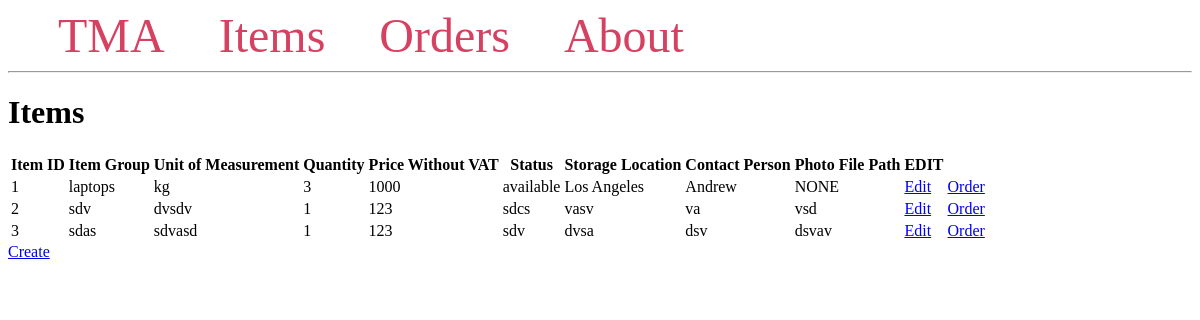
The app's page /items/ with its own data.
### tables this page shows
CREATE TABLE Items (
    ItemID INTEGER PRIMARY KEY,
    ItemGroup VARCHAR(255) NOT NULL,
    UnitOfMeasurement VARCHAR(255) NOT NULL,
    Quantity INTEGER NOT NULL,
    PriceWithoutVAT DECIMAL(10, 2) NOT NULL,
    Status VARCHAR(255) NOT NULL,
    StorageLocation VARCHAR(255),
    ContactPerson TEXT,
    PhotoFilePath VARCHAR(255)
);

### app.py (the view)
@app.route('/items/')
def list_items():
    conn = get_db_connection()
    goods = conn.execute('SELECT * FROM Items').fetchall()
    conn.close()
    return render_template('list_items.html', goods=goods)

### app.py (called while the page is built)
def get_db_connection():
    conn = sqlite3.connect('db/database.db')
    conn.row_factory = sqlite3.Row
    return conn

### templates/list_items.html
{% extends 'base.html' %}
{% block content %}
<h1>{% block ItemGroup %} Items {% endblock %}</h1>
    <table>
        <tr>
            <th>Item ID</th>
            <th>Item Group</th>
            <th>Unit of Measurement</th>
            <th>Quantity</th>
            <th>Price Without VAT</th>
            <th>Status</th>
            <th>Storage Location</th>
            <th>Contact Person</th>
            <th>Photo File Path</th>
            <th>EDIT</th>
        </tr>
        {% for item in goods %}
        <tr>
            <td>{{ item['ItemID'] }}</td>
            <td>{{ item['ItemGroup'] }}</td>
            <td>{{ item['UnitOfMeasurement'] }}</td>
            <td>{{ item['Quantity'] }}</td>
            <td>{{ item['PriceWithoutVAT'] }}</td>
            <td>{{ item['Status'] }}</td>
            <td>{{ item['StorageLocation'] }}</td>
            <td>{{ item['ContactPerson'] }}</td>
            <td>{{ item['PhotoFilePath'] }}</td>
            <td>
                <a href="{{ url_for('edit_item', id=item['ItemID']) }}">Edit</a>
            </td>
            <td>
                <a href="{{ url_for('order_item', item_id=item['ItemID']) }}">Order</a>
            </td>
        </tr>
        {% endfor %}
    </table>
    <a href="{{ url_for('create_item') }}">Create</a>
{% endblock %}

### records on screen
Items: ItemID "1", ItemGroup "laptops", UnitOfMeasurement "kg", Quantity "3", PriceWithoutVAT "1000", Status "available", StorageLocation "Los Angeles", ContactPerson "Andrew", PhotoFilePath "NONE"
Items: ItemID "2", ItemGroup "sdv", UnitOfMeasurement "dvsdv", Quantity "1", PriceWithoutVAT "123", Status "sdcs", StorageLocation "vasv", ContactPerson "va", PhotoFilePath "vsd"
Items: ItemID "3", ItemGroup "sdas", UnitOfMeasurement "sdvasd", Quantity "1", PriceWithoutVAT "123", Status "sdv", StorageLocation "dvsa", ContactPerson "dsv", PhotoFilePath "dsvav"
